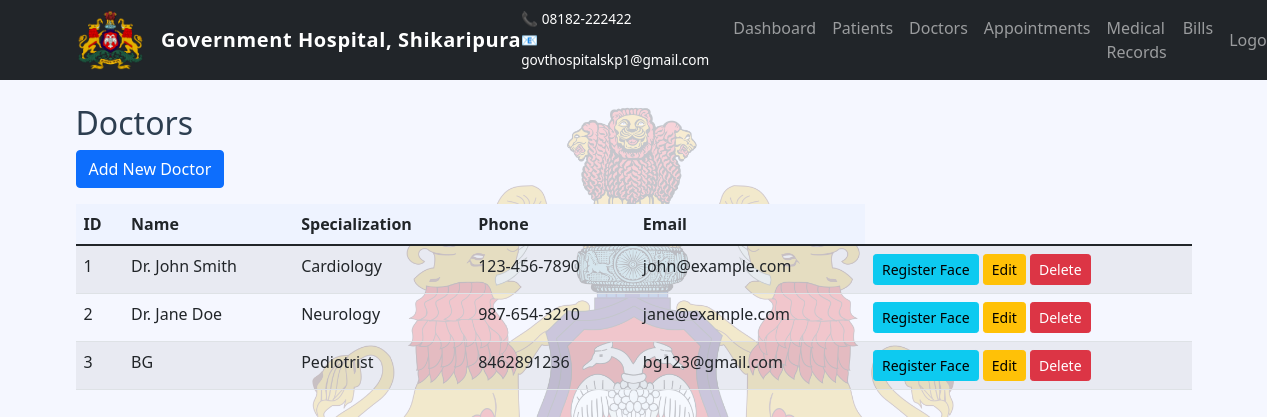
The app's page /doctors (signed in), older data.
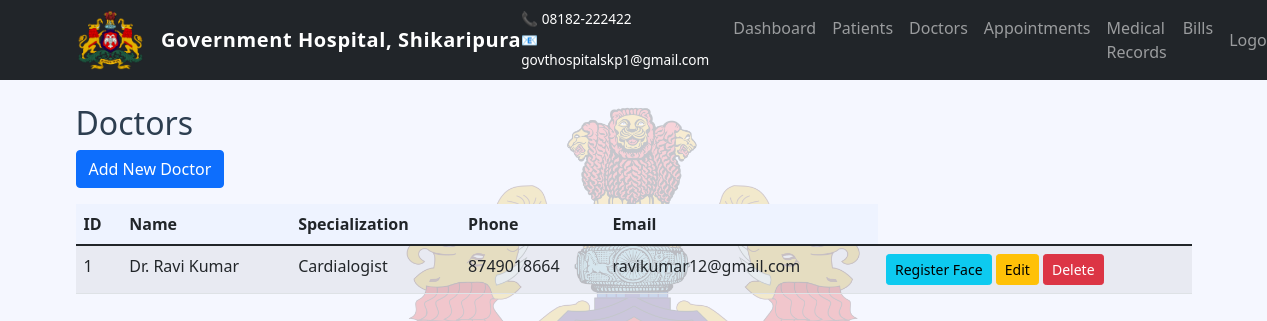
The same page, newer data.
### app.py (models this page shows)
class Doctor(db.Model):
    id = db.Column(db.Integer, primary_key=True)
    name = db.Column(db.String(150), nullable=False)
    specialization = db.Column(db.String(100), nullable=False)
    phone = db.Column(db.String(20), nullable=False)
    email = db.Column(db.String(150), unique=True, nullable=False)
    availability = db.Column(db.String(200))
    face_encoding = db.Column(db.PickleType)  # Store face encoding as pickle

### app.py (the view)
@app.route('/doctors')
@login_required
def doctors():
    if current_user.role == 'staff':
        return deny_access()
    doctors = Doctor.query.all()
    return render_template('doctors.html', doctors=doctors)

### app.py (called while the page is built)
@login_manager.user_loader
def load_user(user_id):
    return User.query.get(int(user_id))

### templates/doctors.html (shortened to what this page needs)
{% extends "base.html" %}
{% block content %}
<h2>Doctors</h2>
<a href="{{ url_for('add_doctor') }}" class="btn btn-primary mb-3">Add New Doctor</a>
<table class="table table-striped">
    <thead>
        <tr>
            <th>ID</th>
            <th>Name</th>
            <th>Specialization</th>
            <th>Phone</th>
            <th>Email</th>
        </tr>
    </thead>
    <tbody>
        {% for doctor in doctors %}
        <tr>
            <td>{{ doctor.id }}</td>
            <td>{{ doctor.name }}</td>
            <td>{{ doctor.specialization }}</td>
            <td>{{ doctor.phone }}</td>
            <td>{{ doctor.email }}</td>
            <td>
                <a href="{{ url_for('register_face', id=doctor.id) }}" class="btn btn-sm btn-info">Register Face</a>
                <a href="{{ url_for('edit_doctor', id=doctor.id) }}" class="btn btn-sm btn-warning">Edit</a>
                <form method="POST" action="{{ url_for('delete_doctor', id=doctor.id) }}" style="display:inline;">
                    <button type="submit" class="btn btn-sm btn-danger" onclick="return confirm('Are you sure?')">Delete</button>
                </form>
            </td>
        </tr>
        {% endfor %}
    </tbody>
</table>
{% endblock %}

Row changes from the older to the newer data that the page shows:
removed Doctor: id "2", name "Dr. Jane Doe", specialization "Neurology", phone "987-654-3210", email "jane@example.com"
removed Doctor: id "3", name "BG", specialization "Pediotrist", phone "8462891236", email "bg123@gmail.com"
changed Doctor id 1: name "Dr. John Smith" → "Dr. Ravi Kumar"; specialization "Cardiology" → "Cardialogist"; phone "123-456-7890" → "8749018664"; email "john@example.com" → "ravikumar12@gmail.com"
